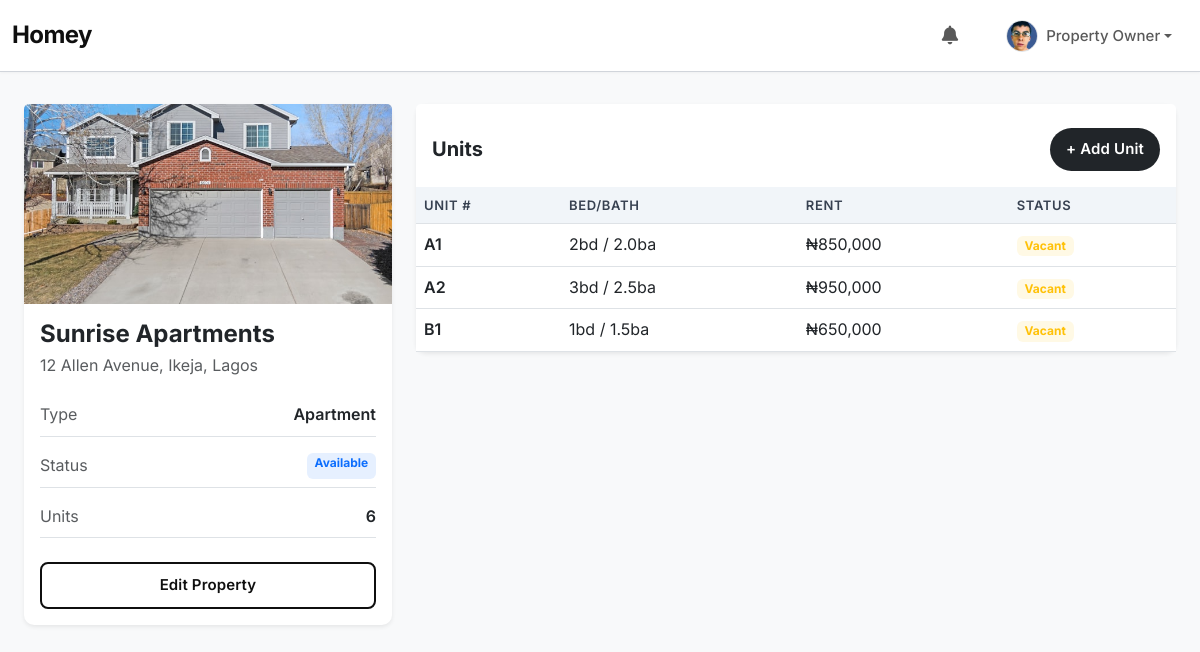
The page /properties/1/ (signed in) on the database its author committed.
### accounts/models.py (models this page shows, shortened)
class User(AbstractUser):
    ROLE_CHOICES = (
        ('admin', 'Admin'),
        ('owner', 'Property Owner'),
        ('manager', 'Property Manager'),
        ('tenant', 'Tenant'),
    )
    email = models.EmailField(unique=True)
    first_name = models.CharField(max_length=150)
    last_name = models.CharField(max_length=150)
    role = models.CharField(max_length=20, choices=ROLE_CHOICES, default='tenant')
    phone_number = models.CharField(max_length=15, blank=True, null=True)
    profile_picture = models.ImageField(upload_to='profile_pics/', blank=True, null=True)
    USERNAME_FIELD = "email"
    objects = UserManager()
    REQUIRED_FIELDS = ["first_name", "last_name", "role"]
    class Meta:
        ordering = ["email"]
        verbose_name = "User"
        verbose_name_plural = "Users"
    @property
    def get_full_name(self):
        return f"{self.first_name} {self.last_name}"

### properties/models.py (models this page shows, shortened)
class Property(models.Model):
    PROPERTY_TYPES = (
        ('apartment', 'Apartment'),
        ('duplex', 'Duplex'),
        ('commercial', 'Commercial'),
        ('house', 'House'),
    )
    STATUS_CHOICES = (
        ('available', 'Available'),
        ('occupied', 'Occupied'),
        ('maintenance', 'Under Maintenance'),
    )
    name = models.CharField(max_length=255)
    address = models.TextField()
    property_type = models.CharField(max_length=20, choices=PROPERTY_TYPES)
    number_of_units = models.PositiveIntegerField(default=1)
    status = models.CharField(max_length=20, choices=STATUS_CHOICES, default='available')
    owner = models.ForeignKey(User, on_delete=models.CASCADE, related_name='owned_properties', limit_choices_to={'role': 'owner'})
    manager = models.ForeignKey(User, on_delete=models.SET_NULL, null=True, blank=True, related_name='managed_properties', limit_choices_to={'role': 'manager'})
    description = models.TextField(blank=True)
    image = models.ImageField(upload_to='property_images/', blank=True, null=True)
    created_at = models.DateTimeField(auto_now_add=True)
    updated_at = models.DateTimeField(auto_now=True)
    class Meta:
        verbose_name_plural = "Properties"

class Unit(models.Model):
    property = models.ForeignKey(Property, on_delete=models.CASCADE, related_name='units')
    unit_number = models.CharField(max_length=20)
    bedrooms = models.PositiveIntegerField()
    bathrooms = models.DecimalField(max_digits=3, decimal_places=1)
    rent_amount = models.DecimalField(max_digits=10, decimal_places=2)
    is_occupied = models.BooleanField(default=False)

### properties/views.py (the view)
# urls.py: path('<int:pk>/', views.property_detail, name='property_detail'),
@login_required
@role_required(['owner', 'manager'])
def property_detail(request, pk):
    property_obj = get_object_or_404(Property, pk=pk)
    if request.user.role == 'owner' and property_obj.owner != request.user:
        return redirect('dashboard')
    if request.user.role == 'manager' and property_obj.manager != request.user:
        return redirect('dashboard')
    units = property_obj.units.all()
    return render(request, 'properties/property_detail.html', {'property': property_obj, 'units': units})

### notifications/context_processors.py (called while the page is built)
def notifications(request):
    if request.user.is_authenticated:
        cache_key = f"notifications:summary:{request.user.id}"
        data = cache.get(cache_key)
        if data is None:
            unread_count = Notification.objects.filter(user=request.user, is_read=False).count()
            recent_notifications = list(
                Notification.objects.filter(user=request.user).order_by("-created_at")[:5]
            )
            data = {
                "unread_notifications_count": unread_count,
                "recent_notifications": recent_notifications,
            }
            cache.set(cache_key, data, 60)
        return {
            "unread_notifications_count": data["unread_notifications_count"],
            "recent_notifications": data["recent_notifications"],
        }
    return {}

### templates/properties/property_detail.html (shortened to what this page needs)
{% extends 'base.html' %}
{% load humanize %}
{% block content %}
<div class="row g-4">
    <div class="col-lg-4">
        <div class="card border-0 shadow-sm mb-4">
            {% if property.image %}
                <img src="{{ property.image.url }}" class="card-img-top" alt="{{ property.name }}" style="height: 200px; object-fit: cover;">
            {% else %}
                <div class="bg-secondary text-white d-flex align-items-center justify-content-center" style="height: 200px;">
                    <span class="h1">{{ property.name|slice:":2"|upper }}</span>
                </div>
            {% endif %}
            <div class="card-body">
                <h4 class="fw-bold mb-1">{{ property.name }}</h4>
                <p class="text-muted mb-3">{{ property.address }}</p>
                <div class="d-grid gap-2">
                    <div class="d-flex justify-content-between border-bottom py-2">
                        <span class="text-muted">Type</span>
                        <span class="fw-semibold">{{ property.get_property_type_display }}</span>
                    </div>
                    <div class="d-flex justify-content-between border-bottom py-2">
                        <span class="text-muted">Status</span>
                        <span class="badge bg-primary bg-opacity-10 text-primary">{{ property.get_status_display }}</span>
                    </div>
                    <div class="d-flex justify-content-between border-bottom py-2">
                        <span class="text-muted">Units</span>
                        <span class="fw-semibold">{{ property.number_of_units }}</span>
                    </div>
                </div>
                {% if user.role == 'owner' %}
                    <div class="d-grid gap-2 mt-4">
                        <a href="{% url 'property_update' property.pk %}" class="btn btn-outline-primary">Edit Property</a>
                    </div>
                {% endif %}
            </div>
        </div>
    </div>
    <div class="col-lg-8">
        <div class="card border-0 shadow-sm">
            <div class="card-header bg-white border-0 pt-4 pb-3 d-flex justify-content-between align-items-center">
                <h5 class="fw-bold mb-0">Units</h5>
                <a href="{% url 'add_unit' property.pk %}" class="btn btn-sm btn-dark rounded-pill px-3">+ Add Unit</a>
            </div>
            <div class="table-responsive">
                <table class="table table-hover mb-0">
                    <thead class="bg-light">
                        <tr>
                            <th>Unit #</th>
                            <th>Bed/Bath</th>
                            <th>Rent</th>
                            <th>Status</th>
                        </tr>
                    </thead>
                    <tbody>
                        {% for unit in units %}
                            <tr>
                                <td class="fw-semibold">{{ unit.unit_number }}</td>
                                <td>{{ unit.bedrooms }}bd / {{ unit.bathrooms }}ba</td>
                                <td>₦{{ unit.rent_amount|floatformat:0|intcomma }}</td>
                                <td>
                                    {% if unit.is_occupied %}
                                        <span class="badge bg-success bg-opacity-10 text-success">Occupied</span>
                                    {% else %}
                                        <span class="badge bg-warning bg-opacity-10 text-warning">Vacant</span>
                                    {% endif %}
                                </td>
                            </tr>
                        {% empty %}
                            <tr>
                                <td colspan="4" class="text-center py-4 text-muted">No units added yet.</td>
                            </tr>
                        {% endfor %}
                    </tbody>
                </table>
            </div>
        </div>
    </div>
</div>
{% endblock %}

### templates/base.html (shortened to what this page needs)
<!DOCTYPE html>
<html lang="en">
<head>
    <link href="https://cdn.jsdelivr.net/npm/bootstrap@5.3.0/dist/css/bootstrap.min.css" rel="stylesheet">
        <link rel="stylesheet" href="https://cdnjs.cloudflare.com/ajax/libs/font-awesome/6.5.0/css/all.min.css">
</head>
<body>
    <nav class="navbar navbar-expand-md fixed-top">
        <div class="container-fluid">
            <a class="navbar-brand" href="{% url 'dashboard' %}">Homey</a>
            <div class="collapse navbar-collapse" id="navbarCollapse">
                <ul class="navbar-nav ms-auto mb-2 mb-md-0 align-items-md-center">
                    {% if user.is_authenticated %}
                        <li class="nav-item dropdown me-3">
                            <a class="nav-link dropdown-toggle hide-arrow position-relative" href="#" id="navbarDropdownNotifications" role="button" data-bs-toggle="dropdown" aria-expanded="false">
                            </a>
                        </li>
                        <li class="nav-item dropdown">
                            <a class="nav-link dropdown-toggle d-flex align-items-center" href="#" id="navbarDropdownProfile" role="button" data-bs-toggle="dropdown" aria-expanded="false">
                                {% if user.profile_picture %}
                                    <img src="{{ user.profile_picture.url }}" alt="{{ user.get_full_name }}" class="rounded-circle me-2 border" width="32" height="32" style="object-fit: cover;">
                                {% else %}
                                    <div class="rounded-circle bg-secondary text-white d-flex justify-content-center align-items-center me-2" style="width: 32px; height: 32px; font-size: 0.875rem;">
                                        {{ user.get_full_name|first|upper }}
                                    </div>
                                {% endif %}
                                <span class="d-none d-md-inline fw-medium">{{ user.get_full_name }}</span>
                            </a>
                        </li>
                    {% endif %}
                </ul>
            </div>
        </div>
    </nav>
    <main id="main-content" class="main-content">
        {% block content %}{% endblock %}
    </main>
</body>
</html>

### templates/base.html (style rules this page uses)
* { margin: 0; padding: 0; box-sizing: border-box; }
:root { --text-primary: #0f0f0f; --text-secondary: #333333; --text-muted: #6b7280; --bg-primary: #ffffff; --bg-secondary: #f8f9fa; --border: #d1d5db; --hover-bg: #e5e7eb; --active-bg: #cbd5e1; --spacing-xs: 0.5rem; --spacing-sm: 1rem; --spacing-md: 1.5rem; --spacing-lg: 2rem; --font-family: 'Inter', system-ui, -apple-system, sans-serif; --font-size-base: 16px; --line-height-base: 1.6; --transition: 180ms ease; }
body { font-family: var(--font-family); font-size: var(--font-size-base); line-height: var(--line-height-base); color: var(--text-primary); background-color: var(--bg-secondary); padding-top: 72px; -webkit-font-smoothing: antialiased; }
.navbar { background-color: var(--bg-primary) !important; border-bottom: 1px solid var(--border); box-shadow: 0 1px 3px rgba(0,0,0,0.04); height: 72px; padding: var(--spacing-sm) 0; }
.navbar-brand { font-weight: 700; font-size: 1.5rem; color: var(--text-primary) !important; letter-spacing: -0.025em; }
.nav-link { font-weight: 500; font-size: 0.9375rem; padding: 0.5rem 1rem !important; border-radius: 6px; transition: var(--transition); }
.btn { font-weight: 600; padding: 0.625rem 1.5rem; border-radius: 8px; font-size: 0.9375rem; transition: var(--transition); border: none; letter-spacing: 0.01em; }
.btn-outline-primary { border: 2px solid var(--text-primary); color: var(--text-primary); background: transparent; }
.card { border: 1px solid var(--border); border-radius: 10px; background: white; box-shadow: 0 1px 3px rgba(0,0,0,0.05); }
.table thead th { background-color: #f1f5f9; color: #374151; text-transform: uppercase; font-size: 0.8125rem; font-weight: 600; letter-spacing: 0.05em; }
.main-content { max-width: 1400px; margin: 0 auto; padding: var(--spacing-lg) var(--spacing-md); }
.dropdown-toggle.hide-arrow::after { display: none; }

### rows shown on the page
User: profile_picture (picture), get_full_name "Property Owner"
Property: image (picture), name "Sunrise Apartments", address "12 Allen Avenue, Ikeja, Lagos", property_type "Apartment", status "Available", number_of_units "6"
Unit: unit_number "A1", bedrooms "2", bathrooms "2.0", rent_amount "850,000", is_occupied "Vacant"
Unit: unit_number "A2", bedrooms "3", bathrooms "2.5", rent_amount "950,000", is_occupied "Vacant"
Unit: unit_number "B1", bedrooms "1", bathrooms "1.5", rent_amount "650,000", is_occupied "Vacant"
